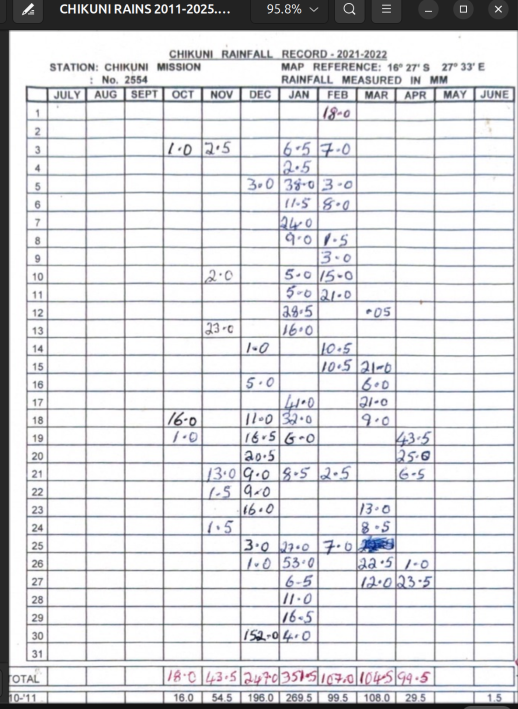
#> input picture test_data/testimage.png, 1036 x 1418 px (shown at 1/2 size)
$ python test_problem_cells.py
#> lines starting #> are read from the running program, lines starting #| are printed output that depends on the picture
import cv2
import os


IMAGE = "test_data/testimage.png"
OUTPUT = "test_data/problem_variants"

image = cv2.imread(
    IMAGE,
    cv2.IMREAD_GRAYSCALE
)
#> image: shape (1418, 1036); min 19, max 255, mean 218.2

os.makedirs(
    OUTPUT,
    exist_ok=True
)


cells = {
    "jan17": (558, 635, 782, 818),
    "dec30": (481, 558, 1249, 1285),
}


variants = {
    "original": (0, 0, 0, 0),
    "xwide":    (0, 1, 0, 0),
    "xshort":   (1, 0, 0, 0),
    "ywide":    (0, 0, 0, 1),
    "yshort":   (0, 0, 1, 0),
}


for cell_name, (x1, x2, y1, y2) in cells.items():

    for variant_name, (left, right, top, bottom) in variants.items():

        xx1 = x1 - left
        xx2 = x2 + right
        yy1 = y1 - top
        yy2 = y2 + bottom

        cell = image[yy1:yy2, xx1:xx2]

        filename = (
            f"{cell_name}_{variant_name}.png"
        )

        path = os.path.join(
            OUTPUT,
            filename
        )

        cv2.imwrite(
            path,
            cell
        )

        print(
            f"{filename}: "
            f"{cell.shape[1]}x{cell.shape[0]}"
        )
#> this loop made 2 passes
#> pass 1, `cv2.imwrite( path, cell )`:
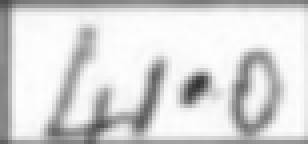
#> saved as jan17_original.png: shape (36, 77) (shown 4 times larger); min 51, max 254, mean 215
#> pass 1, `cv2.imwrite( path, cell )`:
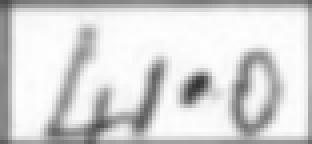
#> saved as jan17_xwide.png: shape (36, 78) (shown 4 times larger); min 51, max 254, mean 214.5
#> pass 1, `cv2.imwrite( path, cell )`:
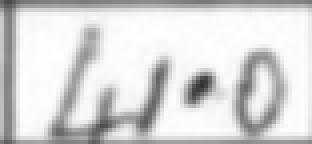
#> saved as jan17_xshort.png: shape (36, 78) (shown 4 times larger); min 51, max 254, mean 214.6
#> pass 1, `cv2.imwrite( path, cell )`:
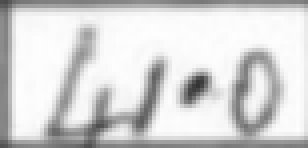
#> saved as jan17_ywide.png: shape (37, 77) (shown 4 times larger); min 51, max 254, mean 212.6
